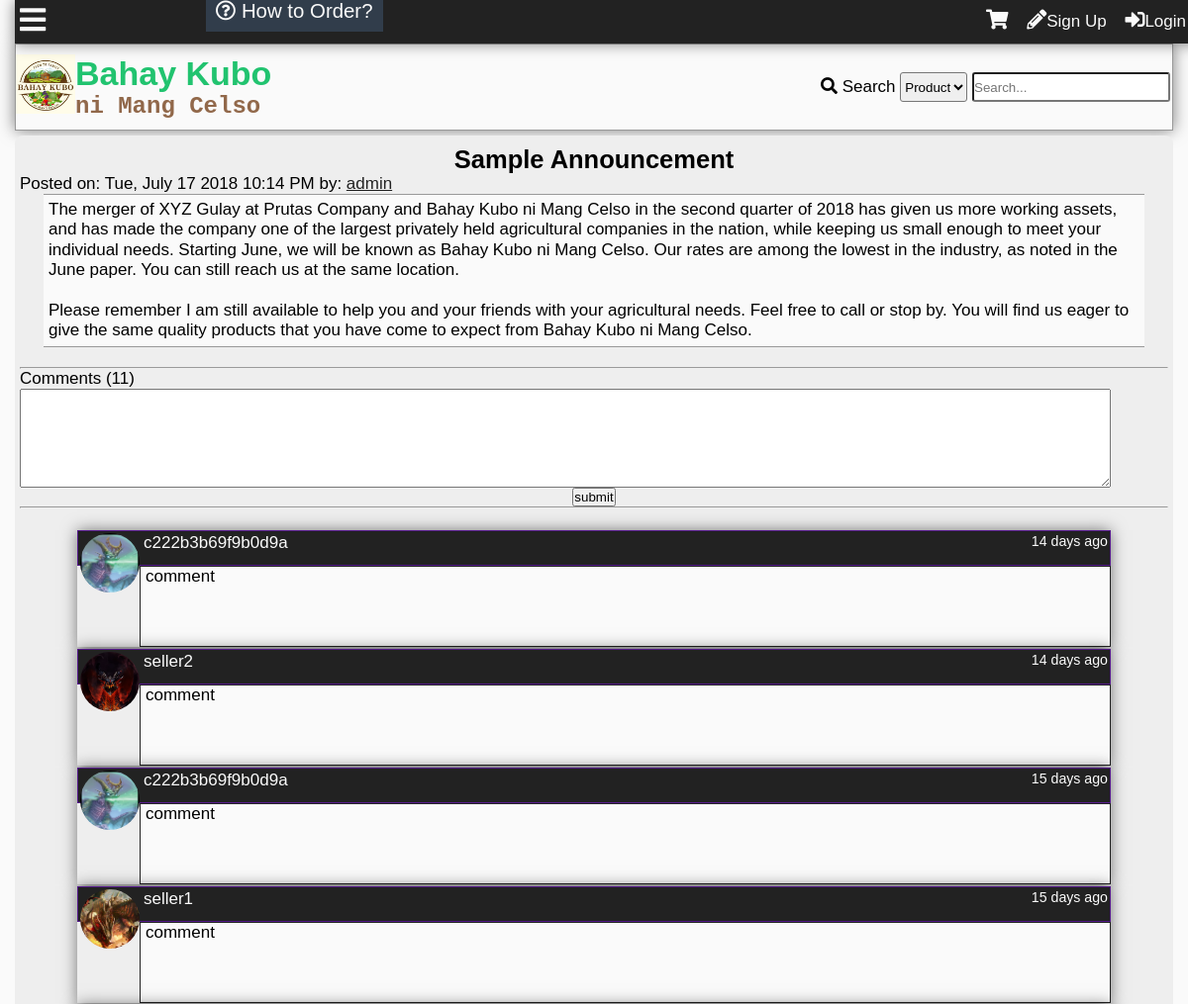
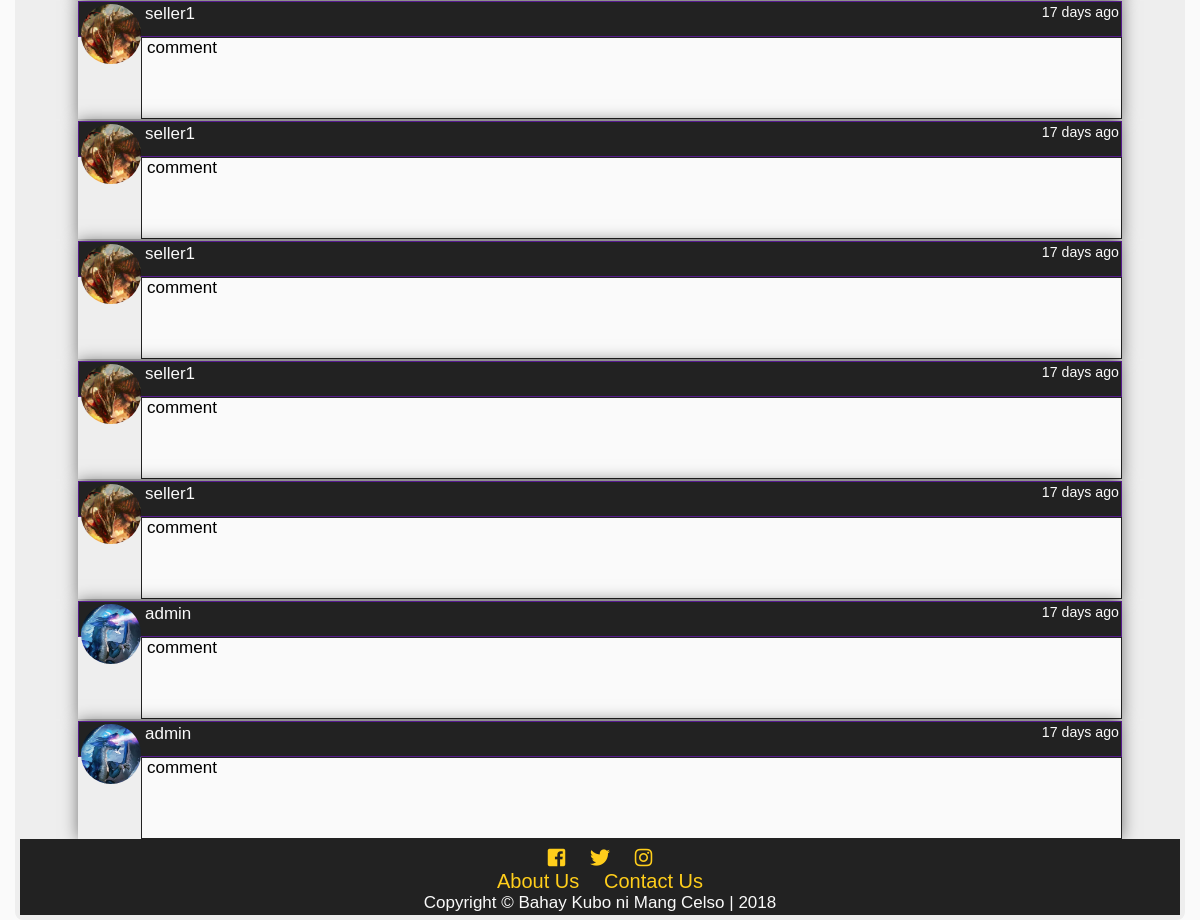
Page /announcement.php on the earlier database version (2 pictures, top to bottom).
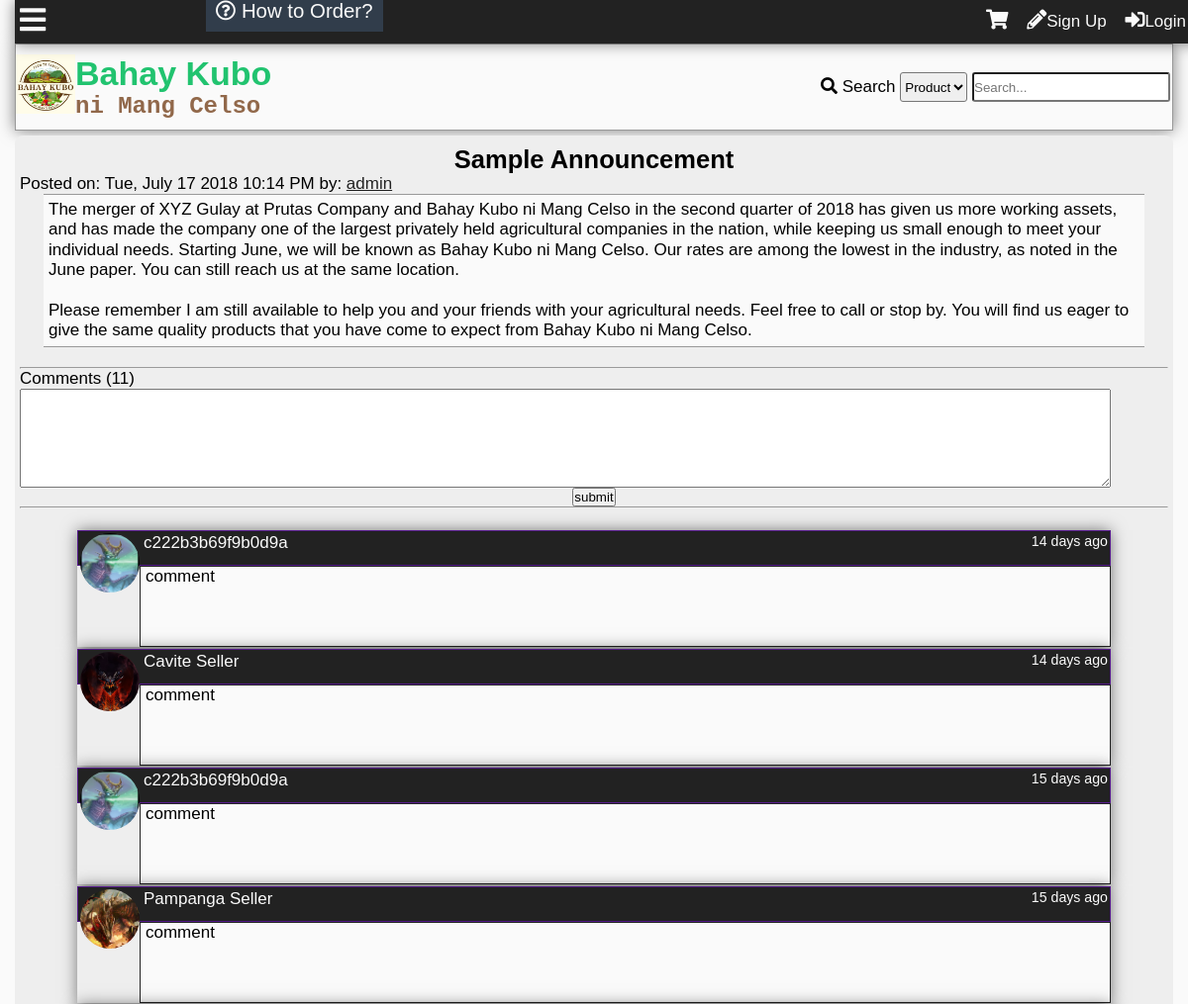
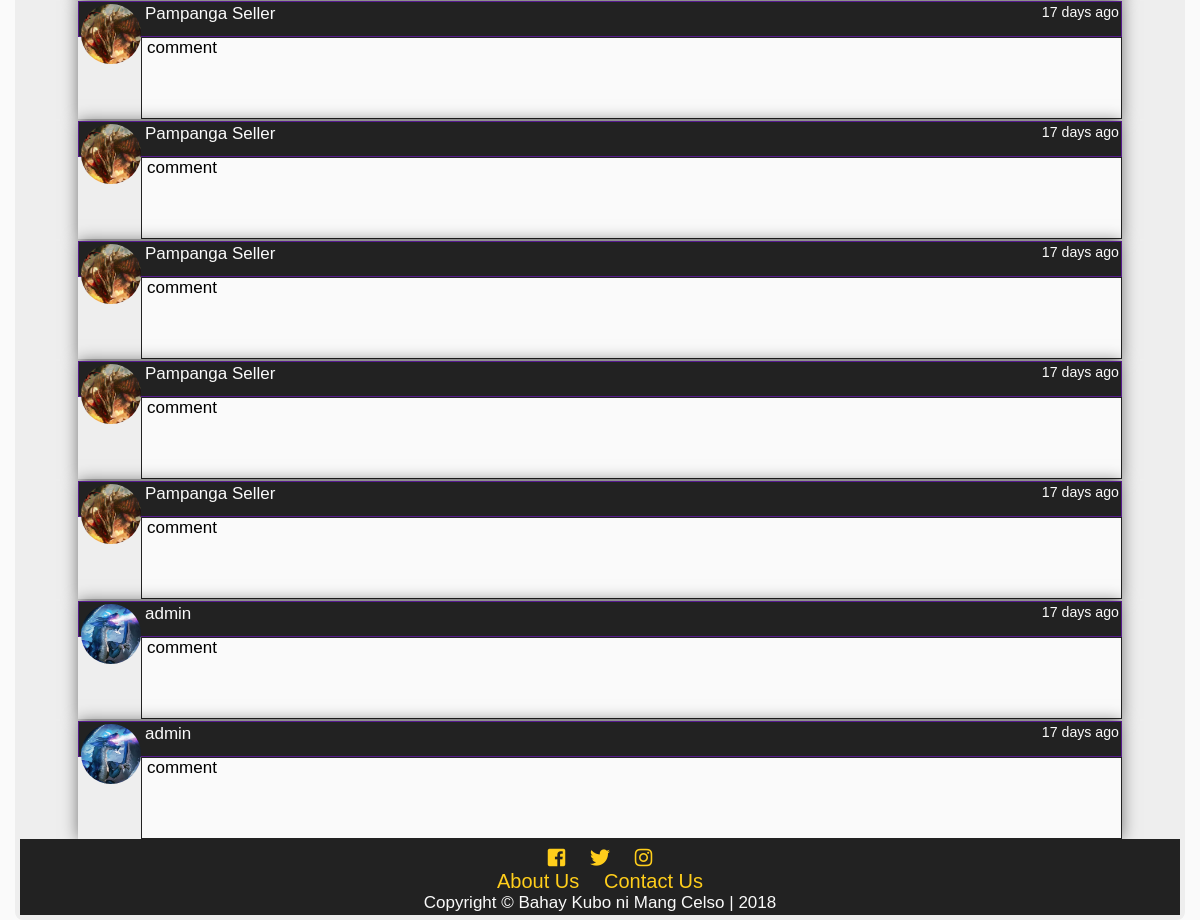
Same page on the later database version (2 pictures, top to bottom).
### tables this page shows
CREATE TABLE `tblcommentann` (
  `commentannid` int(11) NOT NULL,
  `announceid` int(11) NOT NULL,
  `comment` mediumtext NOT NULL,
  `userid` int(11) NOT NULL,
  `dateposted` datetime DEFAULT NULL
);

CREATE TABLE `tbluser` (
  `userid` int(11) NOT NULL,
  `username` varchar(100) NOT NULL,
  `password` varchar(100) NOT NULL,
  `firstname` varchar(100) NOT NULL,
  `middlename` varchar(100) NOT NULL,
  `lastname` varchar(100) NOT NULL,
  `birthday` varchar(20) NOT NULL,
  `datecreated` timestamp NOT NULL DEFAULT '0000-00-00 00:00:00',
  `email` varchar(100) NOT NULL,
  `phone` varchar(100) NOT NULL,
  `location` varchar(255) NOT NULL,
  `usertypeid` int(11) NOT NULL,
  `access` int(11) NOT NULL,
  `imgpath` varchar(200) NOT NULL,
  `bio` text NOT NULL,
  `is_show_email` tinyint(1) NOT NULL,
  `gender` int(11) NOT NULL,
  `lastupdate` timestamp NOT NULL DEFAULT '0000-00-00 00:00:00',
  `lastonline` timestamp NOT NULL DEFAULT '0000-00-00 00:00:00',
  `profileviews` int(11) NOT NULL
);

### announcement.php (the view, shortened to what this page needs)
<?php
	include'functions.php';
	require_once'connection.php';
?>
<!DOCTYPE html>
<html lang="en">
<head>
  	<link rel="stylesheet" href="css/style.css">
  	<link rel="stylesheet" href="css/fontawesome-all.css">
</head>
<body onscroll="scrollOpacity()">
	<div class="main-container">
	<div class="other-content">
<?php
$sql="SELECT announceid,title,content,t1.datecreated,username,userid FROM tblannouncement AS t1
LEFT JOIN tbluser
	ON userid = author
ORDER BY announceid DESC
LIMIT 1";
$result= $conn->query($sql);
$row=$result->fetch_object();
$id = $row->announceid;
$title = $row->title;
$content = $row->content;
$date = date('D, F j Y g:i A',strtotime($row->datecreated));
$author = $row->username;
$userid = $row->userid;
echo '<h2 id="announcement-title">'.$title.'</h2>
<p>Posted on: '.$date.' by: <a class="black" href="profile.php?id='.$userid.'">'.$author.'</a></p>
<div class="announce-content">'.nl2br($content);
echo'</div>
<br><hr>';
$sql = "SELECT commentannid FROM tblcommentann WHERE announceid = '$id'";
$result= $conn->query($sql);
$comments = $result->num_rows;
echo'<p>Comments ('.number_format($comments).')</p>
';
if(isset($_SESSION['id'])){
echo'<form id="comment-form">
	<textarea id="announcement-text" required></textarea>
	<br>
	<input type="hidden" value="'.$_SESSION['id'].'" id="user-id">
	<input type="hidden" value="'.$id.'" id="announce-id">
	<center><input type="submit" value="submit"></center>
</form>
<hr><br>
';
}else{
	echo'<form id="comment-form">
	<textarea id="announcement-text" required></textarea>
	<br>
	<input type="hidden" id="user-id">
	<input type="hidden" id="announce-id">
	<center><input type="submit" value="submit"></center>
</form>
<hr><br>
';
}
echo '<div id="announcement-comments">';
$sql = "SELECT commentannid,comment,t1.userid,username,imgpath,dateposted FROM tblcommentann AS t1
	LEFT JOIN tbluser AS t2
		ON t1.userid = t2.userid
	WHERE announceid = '$id'
	ORDER BY dateposted DESC";
$result = $conn->query($sql);
while($row = $result->fetch_object()){
	$comment = $row->comment;
	$user = $row->username;
	$userid = $row->userid;
	$img = $row->imgpath;
	$date = $row->dateposted;
	echo'<div class="comment-box">
<div class="comment-header">
<a class="cm-user" href="profile.php?id='.$userid.'">
<div class="comment-tn">
<img src="'.$img.'">
</div>
'.$user.'</a>
<small>'.time_elapsed_string($date).'</small>
</div>
<div class="comment-body">
<div class="com-container"><p class="comment-cm">'.nl2br($comment).'</p></div></div>';
echo'</div>
';
}
?>
	</div>
	</div>
</body>
</html>

Differences in the rows shown:
changed through a linked row, tblcommentann: userid.username "seller2" → "Cavite Seller"
changed through a linked row, tblcommentann (number 4 of 11 on the later page): userid.username "seller1" → "Pampanga Seller"
changed through a linked row, tblcommentann (number 5 of 11 on the later page): userid.username "seller1" → "Pampanga Seller"
changed through a linked row, tblcommentann (number 6 of 11 on the later page): userid.username "seller1" → "Pampanga Seller"
changed through a linked row, tblcommentann (number 7 of 11 on the later page): userid.username "seller1" → "Pampanga Seller"
changed through a linked row, tblcommentann (number 8 of 11 on the later page): userid.username "seller1" → "Pampanga Seller"
changed through a linked row, tblcommentann (number 9 of 11 on the later page): userid.username "seller1" → "Pampanga Seller"
